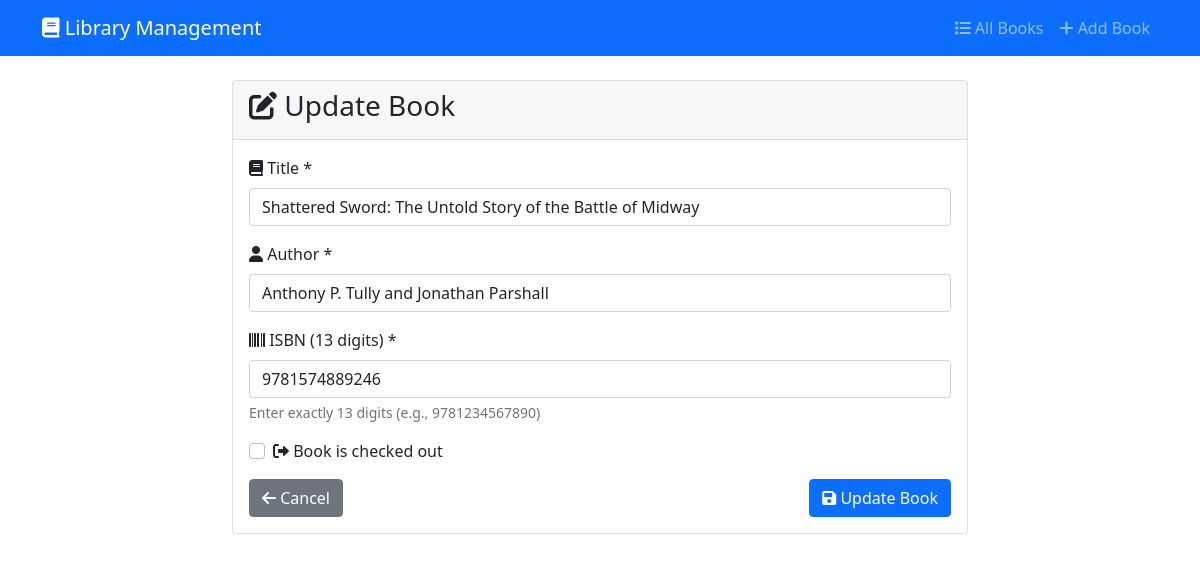
/book/5/update/, run on the app's committed database.
### student/models.py (models this page shows, shortened)
class LibraryBook(models.Model):
    title = models.CharField(max_length=200)
    author = models.CharField(max_length=100)
    isbn = models.CharField(
        max_length=13,
        unique=True,
        validators=[RegexValidator( # stackoverflow will diss the crap out of you but give the best answers
            regex=r'^\d{13}$',
            message='ISBN must be exactly 13 digits'
        )]
    )
    is_checked_out = models.BooleanField(default=False)
    due_date = models.DateTimeField(null=True, blank=True)
    created_at = models.DateTimeField(auto_now_add=True)
    updated_at = models.DateTimeField(auto_now=True)
    class Meta:
        ordering = ['title']

### student/views.py (the view)
# urls.py: path('book/<int:pk>/update/', views.book_update, name='book_update'),
def book_update(request, pk):
    book = get_object_or_404(LibraryBook, pk=pk)
    if request.method == 'POST':
        form = LibraryBookForm(request.POST, instance=book)
        if form.is_valid():
            form.save()
            messages.success(request, 'Book updated successfully!')
            return redirect('book_detail', pk=book.pk)
    else:
        form = LibraryBookForm(instance=book)
    return render(request, 'student/book_form.html', {'form': form, 'title': 'Update Book'})

### student/forms.py (shortened to what this page needs)
class LibraryBookForm(forms.ModelForm):
    class Meta:
        model = LibraryBook
        fields = ['title', 'author', 'isbn', 'is_checked_out', 'due_date']
        widgets = {
            'title': forms.TextInput(attrs={'class': 'form-control'}),
            'author': forms.TextInput(attrs={'class': 'form-control'}),
            'isbn': forms.TextInput(attrs={'class': 'form-control', 'placeholder': '13-digit ISBN'}),
            'is_checked_out': forms.CheckboxInput(attrs={'class': 'form-check-input'}),
            'due_date': forms.DateTimeInput(attrs={'class': 'form-control', 'type': 'datetime-local'}),
        }

### student/templates/student/book_form.html (shortened to what this page needs)
{% extends 'student/base.html' %}
{% block content %}
<div class="row justify-content-center">
    <div class="col-md-8">
        <div class="card">
            <div class="card-header">
                <h3><i class="fas fa-{% if 'Create' in title %}plus{% else %}edit{% endif %}"></i> {{ title }}</h3>
            </div>
            <div class="card-body">
                <form method="post">
                    <div class="mb-3">
                        <label for="{{ form.title.id_for_label }}" class="form-label">
                            <i class="fas fa-book"></i> Title *
                        </label>
                        {{ form.title }}
                    </div>
                    <div class="mb-3">
                        <label for="{{ form.author.id_for_label }}" class="form-label">
                            <i class="fas fa-user"></i> Author *
                        </label>
                        {{ form.author }}
                    </div>
                    <div class="mb-3">
                        <label for="{{ form.isbn.id_for_label }}" class="form-label">
                            <i class="fas fa-barcode"></i> ISBN (13 digits) *
                        </label>
                        {{ form.isbn }}
                        <div class="form-text">Enter exactly 13 digits (e.g., 9781234567890)</div>
                    </div>
                    <div class="mb-3">
                        <div class="form-check">
                            {{ form.is_checked_out }}
                            <label class="form-check-label" for="{{ form.is_checked_out.id_for_label }}">
                                <i class="fas fa-sign-out-alt"></i> Book is checked out
                            </label>
                        </div>
                    </div>
                    <div class="d-flex justify-content-between">
                        <a href="{% url 'book_list' %}" class="btn btn-secondary">
                            <i class="fas fa-arrow-left"></i> Cancel
                        </a>
                        <button type="submit" class="btn btn-primary">
                            <i class="fas fa-save"></i> {% if 'Create' in title %}Create Book{% else %}Update Book{% endif %}
                        </button>
                    </div>
                </form>
            </div>
        </div>
    </div>
</div>
{% endblock %}

### data on the page
LibraryBook: title "Shattered Sword: The Untold Story of the Battle of Midway", author "Anthony P. Tully and Jonathan Parshall", isbn "9781574889246"

### other printed values
{{ title }} "Update Book"
